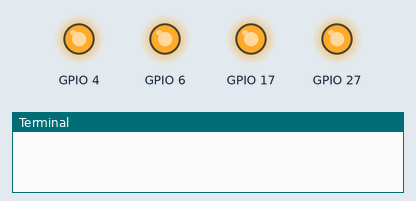
Simulated run of this program. Board: Raspberry Pi (BCM pin numbers). On the bench: output pins drawn as LEDs (lit = HIGH), the last lines printed to the terminal.

Above: at 0.8 s.
At 2.4 s:
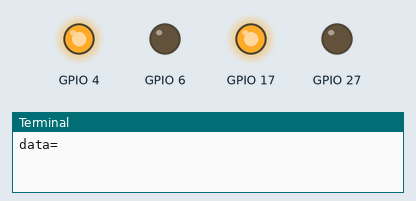
At 4.0 s:
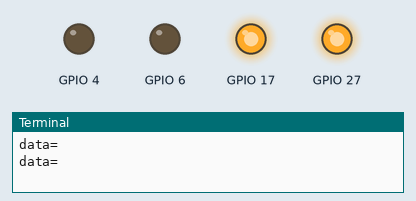
Timing chart, 0 to 6.2 s (numbered marks = the images above):
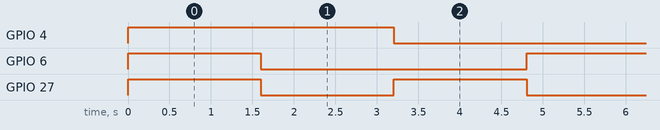

The program:

power.py
```python
#!/usr/bin/env python

import serial
import RPi.GPIO as GPIO
import time

# Use "logical" pin numbers
GPIO.setmode(GPIO.BCM)
# Disable "This channel is already in use" warnings
GPIO.setwarnings(False)

# Setup MCU POWER UP
GPIO.setup(17, GPIO.OUT)
GPIO.output(17, True)
#LEDS
GPIO.setup(4, GPIO.OUT)
GPIO.output(4, True)

GPIO.setup(27, GPIO.OUT)
GPIO.output(27, True)

GPIO.setup(6, GPIO.OUT)
GPIO.output(6, True)

ser = serial.Serial ("/dev/ttyAMA0")    #Open named port
ser.baudrate = 115200                     #Set baud rate to 9600
ser.timeout = 1
#data = ser.read(10)                     #Read ten characters from serial port to data#
#ser.write(data)                         #Send back the received data
#ser.close()


i=0
while True:
    #ser.write("Hel")
	#start of request to hardware
	# address0 address1 data0 data1
	values = bytearray([11, 0, 0, 0])
	ser.write(values)
	time.sleep(0.1)
	data = ser.read(4)
	print 'data=' , ":".join("{:02x}".format(ord(c)) for c in data)
	#temp = 0
	#temp = data[2]<<8 + data[3];
	#print temp
	#end of request for HardWare
	time.sleep(0.5)
	GPIO.output(4,False)
	GPIO.output(27,False)
	GPIO.output(6,False)
	if i==3:
		i=0
	if i==0:
		GPIO.output(4,True)
	if i==1:
                GPIO.output(27,True)
	if i==2:
                GPIO.output(6,True)
	i += 1
```

Measured:
- by itself, GPIO 4, GPIO 6: alternates HIGH for 1.6 s and LOW for 3.2 s
- by itself, GPIO 27: repeats every 4.8 s: HIGH 1.6 s, LOW 3.2 s
- by itself, everything shown: repeats every 4.8 s, in 3 steps
